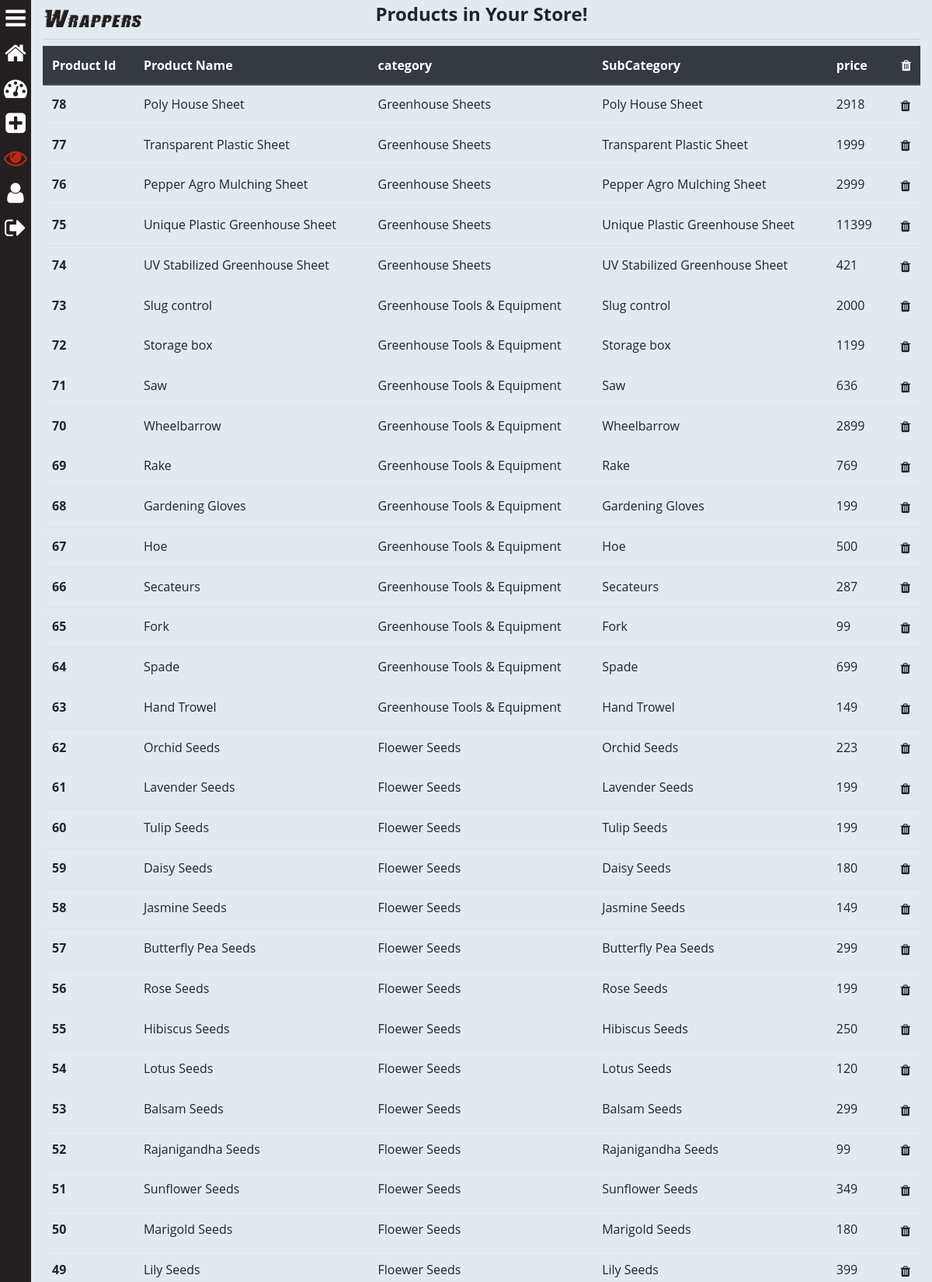
The app's page /seller/view_products/ (signed in, upper part) with its own data.
### saler/models.py (models this page shows, shortened)
class Product(models.Model):
    Avilabel_Product = (("In Stock", 'In Stock'), ("Out Stock", 'Out Stock'))
    Star_Rating = (("⭐", '⭐'), ("⭐⭐", '⭐⭐'), ("⭐⭐⭐", '⭐⭐⭐'), ("⭐⭐⭐⭐", '⭐⭐⭐⭐'), ("⭐⭐⭐⭐⭐", '⭐⭐⭐⭐⭐'))
    GST_CHOICES = (("0", '0'), ("3", '3'), ("5", '5'), ("12", '12'), ("18", '18'), ("28", '28'))
    product_id = models.BigAutoField(primary_key=True)
    product_id2 = models.CharField(max_length=100, default='')
    shop = models.ForeignKey(User, on_delete=models.CASCADE, default='')
    product_name = models.CharField(max_length=100)
    category = models.ForeignKey(category, default="", verbose_name="Category", on_delete=models.SET_DEFAULT, null=True)
    subcategory = models.CharField(max_length=50, default="")
    slug = models.CharField(max_length=400, default="")
    price = models.IntegerField(default=0)
    price_not = models.IntegerField(default=999)
    Product_Status = models.CharField(default='0', max_length=300, choices=Avilabel_Product)
    desc = models.TextField()
    short_description_1 = models.CharField(max_length=5000, default="")
    short_description_2 = models.CharField(max_length=5000, default="")
    short_description_3 = models.CharField(max_length=5000, default="")
    short_description_4 = models.CharField(max_length=5000, default="")
    short_description_5 = models.CharField(max_length=5000, default="")
    short_description_6 = models.CharField(max_length=5000, default="")
    short_description_7 = models.CharField(max_length=5000, default="")
    gst = models.CharField(default='0', max_length=3, choices=GST_CHOICES)
    Rating = models.CharField(default='0', max_length=100, choices=Star_Rating)
    Package_Dimensions = models.CharField(max_length=100, default=0)
    Item_Weight = models.CharField(max_length=100, default=0)
    Height = models.CharField(max_length=50, default="")
    Width = models.CharField(max_length=50, default="")
    color = models.CharField(max_length=50, null=True)
    seeds_per_pack = models.CharField(max_length=50, null=True)
    Avilabel_date = models.DateField(null=True)
    pub_date = models.DateField(auto_now=True)
    is_featured = models.BooleanField(default=False)
    num_visits = models.IntegerField(default=0)
    last_visit = models.DateTimeField(blank=True, null=True)
    image1 = models.ImageField(upload_to='products/images', default="", null=True)
    image2 = models.ImageField(upload_to='products/images', default="", null=True, blank=True)
    image3 = models.ImageField(upload_to='products/images', default="", null=True, blank=True)
    image4 = models.ImageField(upload_to='products/images', default="", null=True, blank=True)
    image5 = models.ImageField(upload_to='products/images', default="", null=True, blank=True)

class category(models.Model):
    name = models.CharField(max_length=50, default="")
    sub_Categories = models.TextField(default="")
    def __str__(self):
        return f'{self.name}'

### saler/views.py (the view)
# urls.py: path('view_products/', views.view_products, name="view_products"),
@login_required
def view_products(request):
	if request.user.is_superuser or request.user.is_staff:
		prod = [p for p in Product.objects.all() if p.shop == request.user]
		if request.method == 'GET':
			pro_id = request.GET.get('pro_id')
			if pro_id:
				del_prod = [p.product_id for p in Product.objects.all() if p.shop == request.user]
				if int(pro_id) in del_prod:
					Product.objects.filter(product_id=int(pro_id))[0].delete()
					messages.success(request, f'The Product of id {pro_id} is deleted !')
					return redirect('/seller/view_products/')
		params = {
			'prod': prod[::-1],
			'cart_element_no' : len([p for p in MyCart.objects.all() if p.user == request.user]),
			}
		return render(request, 'saler/view_products.html',params)
	else:
		return redirect("/")

### saler/templates/saler/view_products.html (shortened to what this page needs)
{% extends 'saler/base.html' %}
{% load crispy_forms_tags %}
{% block saler_body %}
<div class="container-fluid">
	<div class="row p-1">
		<div class="col-md-4">
			<a href="{% url 'home' %}" class="logo">Wrappers</i></a>
		</div>
		<div class="col-md-4">
			<h4 style="font-weight: bold; padding: 0; margin: 0; text-align: center;">Products in Your Store!</h4>
		</div>
	</div>
	<hr class="p-0 m-0 mb-2">
	<div class="noteCard">
		<table class="table">
			<thead class="thead-dark">
				<tr>
					<th scope="col">Product Id</th>
					<th scope="col">Product Name</th>
					<th scope="col">category</th>
					<th scope="col">SubCategory</th>
					<th scope="col">price</th>
					<th scope="col" style="text-align: right;"><i class="fa fa-trash" aria-hidden="true"></i></th>
				</tr>
			</thead>
			<tbody>
				{% for pr in prod %}
				<tr>
					<th scope="row">{{pr.product_id}}</th>
					<td>{{pr.product_name}}</td>
					<td>{{pr.category}}</td>
					<td>{{pr.subcategory}}</td>
					<td>{{pr.price}}</td>
					<form>
						<td style="text-align: right;"><button type="submit" class="btn" style="margin: 0;padding: 0"><i
									class="fa fa-trash" aria-hidden="true"></i></button></td>
					</form>
				</tr>
				{% endfor %}
			</tbody>
		</table>
	</div>
</div>
{% endblock saler_body %}

### saler/static/saler/css/style.css (style rules this page uses)
.logo { font-size: 28px; font-family: stormextrabold; color: #231f20; }

### records on screen
Product: product_id "78", product_name "Poly House Sheet", category "Greenhouse Sheets", subcategory "Poly House Sheet", price "2918"
Product: product_id "77", product_name "Transparent Plastic Sheet", category "Greenhouse Sheets", subcategory "Transparent Plastic Sheet", price "1999"
Product: product_id "76", product_name "Pepper Agro Mulching Sheet", category "Greenhouse Sheets", subcategory "Pepper Agro Mulching Sheet", price "2999"
Product: product_id "75", product_name "Unique Plastic Greenhouse Sheet", category "Greenhouse Sheets", subcategory "Unique Plastic Greenhouse Sheet", price "11399"
Product: product_id "74", product_name "UV Stabilized Greenhouse Sheet", category "Greenhouse Sheets", subcategory "UV Stabilized Greenhouse Sheet", price "421"
Product: product_id "73", product_name "Slug control", category "Greenhouse Tools & Equipment", subcategory "Slug control", price "2000"
Product: product_id "72", product_name "Storage box", category "Greenhouse Tools & Equipment", subcategory "Storage box", price "1199"
Product: product_id "71", product_name "Saw", category "Greenhouse Tools & Equipment", subcategory "Saw", price "636"
Product: product_id "70", product_name "Wheelbarrow", category "Greenhouse Tools & Equipment", subcategory "Wheelbarrow", price "2899"
Product: product_id "69", product_name "Rake", category "Greenhouse Tools & Equipment", subcategory "Rake", price "769"
Product: product_id "68", product_name "Gardening Gloves", category "Greenhouse Tools & Equipment", subcategory "Gardening Gloves", price "199"
Product: product_id "67", product_name "Hoe", category "Greenhouse Tools & Equipment", subcategory "Hoe", price "500"
Product: product_id "66", product_name "Secateurs", category "Greenhouse Tools & Equipment", subcategory "Secateurs", price "287"
Product: product_id "65", product_name "Fork", category "Greenhouse Tools & Equipment", subcategory "Fork", price "99"
Product: product_id "64", product_name "Spade", category "Greenhouse Tools & Equipment", subcategory "Spade", price "699"
Product: product_id "63", product_name "Hand Trowel", category "Greenhouse Tools & Equipment", subcategory "Hand Trowel", price "149"
Product: product_id "62", product_name "Orchid Seeds", category "Floewer Seeds", subcategory "Orchid Seeds", price "223"
Product: product_id "61", product_name "Lavender Seeds", category "Floewer Seeds", subcategory "Lavender Seeds", price "199"
Product: product_id "60", product_name "Tulip Seeds", category "Floewer Seeds", subcategory "Tulip Seeds", price "199"
Product: product_id "59", product_name "Daisy Seeds", category "Floewer Seeds", subcategory "Daisy Seeds", price "180"
Product: product_id "58", product_name "Jasmine Seeds", category "Floewer Seeds", subcategory "Jasmine Seeds", price "149"
Product: product_id "57", product_name "Butterfly Pea Seeds", category "Floewer Seeds", subcategory "Butterfly Pea Seeds", price "299"
Product: product_id "56", product_name "Rose Seeds", category "Floewer Seeds", subcategory "Rose Seeds", price "199"
Product: product_id "55", product_name "Hibiscus Seeds", category "Floewer Seeds", subcategory "Hibiscus Seeds", price "250"
Product: product_id "54", product_name "Lotus Seeds", category "Floewer Seeds", subcategory "Lotus Seeds", price "120"
Product: product_id "53", product_name "Balsam Seeds", category "Floewer Seeds", subcategory "Balsam Seeds", price "299"
Product: product_id "52", product_name "Rajanigandha Seeds", category "Floewer Seeds", subcategory "Rajanigandha Seeds", price "99"
Product: product_id "51", product_name "Sunflower Seeds", category "Floewer Seeds", subcategory "Sunflower Seeds", price "349"
Product: product_id "50", product_name "Marigold Seeds", category "Floewer Seeds", subcategory "Marigold Seeds", price "180"
Product: product_id "49", product_name "Lily Seeds", category "Floewer Seeds", subcategory "Lily Seeds", price "399"
